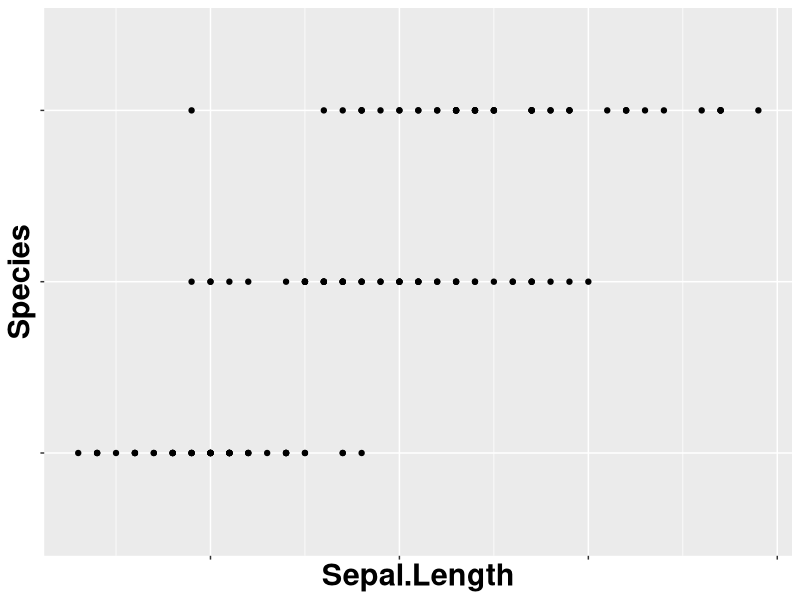

The R source for this figure: (Note: this script raises an error after producing the figure.)
#class 11.08 - feito em casa

#---------------selecionando e executando o data frame

df <- iris
iris

#------------ vendo os tipos de dados

str(df)
summary("df")

#------------ chamando e selecionando o que eu quero no dataframe

df
df$Sepal.Length

#----------- plotando

library(ggplot2)

ggplot(iris, aes(x=Sepal.Length, y=Species))+ 
  geom_point ()+
  theme(axis.title = element_text(size = 22,face = "bold"),
        axis.text = element_blank())

#possível adc titulo, tema

geom_point ()+
  theme(axis.title = element_text)

#possivel salvar grafico como objeto, só identificar com nome conhecido, tipo P1
#ex.: p1=ggplot2(iris, aes(x=Sepal.Length, y=Species)) dps so trazer o grafico chamando p1

p1=ggplot(iris, aes(x=Sepal.Length, y=Species))+ 
  geom_point ()+
  theme(axis.title = element_text(size = 22,face = "bold"),
        axis.text = element_blank())
p1


#-------INVENTEI DE...
install.packages("barplot")

#? já começou errando...af

#------------ criei o vetor
#queda dos meus exp com o tempo

tempo <- c("0h", "2h", "4h", "6h", "8h")
temperature <- c(40.5, 42.7, 58.0, 63.0, 40.2)

#--------- cauclando a média da temp

mean(temperature)
#valor de 48.88

#--------- tentei criar o dataframe

falcon <- data.frame(tempo, temperature)
falcon

#DUVIDA: tem como remover o vetor do environment?



#---------- descobrindo um gráfico de barras

#--------modificaçao 1

head(falcon)
str(falcon)

ggplot(falcon) +
  geom_col(aes(x=tempo, y=temperature)) +
  theme(axis.title = element_text(size = 15,face = "bold"),
        axis.text = element_blank())

#---------modificação 2 - THEMES

#A
ggplot(falcon) +
  geom_col(aes(x=tempo, y=temperature)) +
  theme(panel.background = element_rect(fill  = "white"),
        panel.grid = element_line(colour='black'))
#B
ggplot(falcon) +
  geom_col(aes(x=tempo, y=temperature)) +
  theme(axis.title = element_text(size = 15,face = "bold"),
        axis.text = element_blank()) +
  theme(panel.background = element_rect(fill  = "pink"),
        panel.grid = element_line(colour='blue')) 

#C - pintando as colunas

ggplot(falcon) +
  geom_col(aes(x=tempo, y=temperature)) + 
  theme(axis.title = element_text(size = 15,face = "bold"),
        axis.text = element_blank()) +
  theme(panel.background = element_rect(fill  = "pink"),
        panel.grid = element_line(colour='blue'))

c1=ggplot(falcon) +
  geom_col(aes(x=tempo, y=temperature)) + 
  theme(axis.title = element_text(size = 15,face = "bold"),
        axis.text = element_blank()) +
  theme(panel.background = element_rect(fill  = "pink"),
        panel.grid = element_line(colour='blue'))
c1

ggplot(falcon) +
  geom_col(aes(x=tempo, y=temperature)) + 
  scale_color_manual( values = c('red', 'yellow', 'green')) + 
  theme(axis.title = element_text(size = 15,face = "bold"),
      axis.text = element_blank()) +
  theme(panel.background = element_rect(fill  = "pink"),
        panel.grid = element_line(colour='blue'))

#oq eu fiz de errado acima? a ideia era colorir as colunas..
#e se eu criasse uma nova coluna pra predizer as cores, chamar ela dentro da aes




#------------


#------------------

#-------chamando funções: df+ as.dataframe(expres(xxxxx))
  #-------- geom_bar para barras, medida de frequencia

# --------- desenvolvendo themes


  